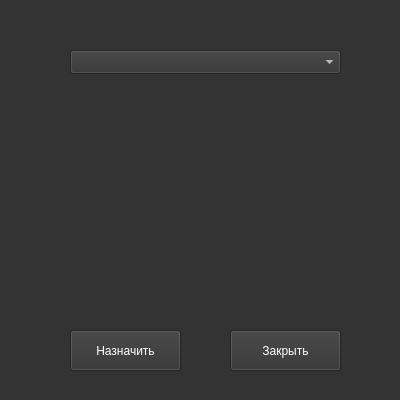
<?xml version="1.0" encoding="UTF-8"?>
<ui version="4.0">
 <class>AppointWorkerWindow</class>
 <widget class="QMainWindow" name="AppointWorkerWindow">
  <property name="geometry">
   <rect>
    <x>0</x>
    <y>0</y>
    <width>400</width>
    <height>400</height>
   </rect>
  </property>
  <property name="minimumSize">
   <size>
    <width>400</width>
    <height>400</height>
   </size>
  </property>
  <property name="maximumSize">
   <size>
    <width>400</width>
    <height>400</height>
   </size>
  </property>
  <property name="windowTitle">
   <string>AppointWorkerWindow</string>
  </property>
  <property name="styleSheet">
   <string notr="true">background-color: #333333;
color: #ffffff;
</string>
  </property>
  <widget class="QWidget" name="centralwidget">
   <widget class="QComboBox" name="comboBox">
    <property name="geometry">
     <rect>
      <x>70</x>
      <y>50</y>
      <width>271</width>
      <height>24</height>
     </rect>
    </property>
   </widget>
   <widget class="QPushButton" name="pushButton_close">
    <property name="geometry">
     <rect>
      <x>230</x>
      <y>330</y>
      <width>111</width>
      <height>41</height>
     </rect>
    </property>
    <property name="text">
     <string>Закрыть</string>
    </property>
   </widget>
   <widget class="QPushButton" name="pushButton_appoint">
    <property name="geometry">
     <rect>
      <x>70</x>
      <y>330</y>
      <width>111</width>
      <height>41</height>
     </rect>
    </property>
    <property name="text">
     <string>Назначить</string>
    </property>
   </widget>
  </widget>
 </widget>
 <resources/>
 <connections/>
</ui>
